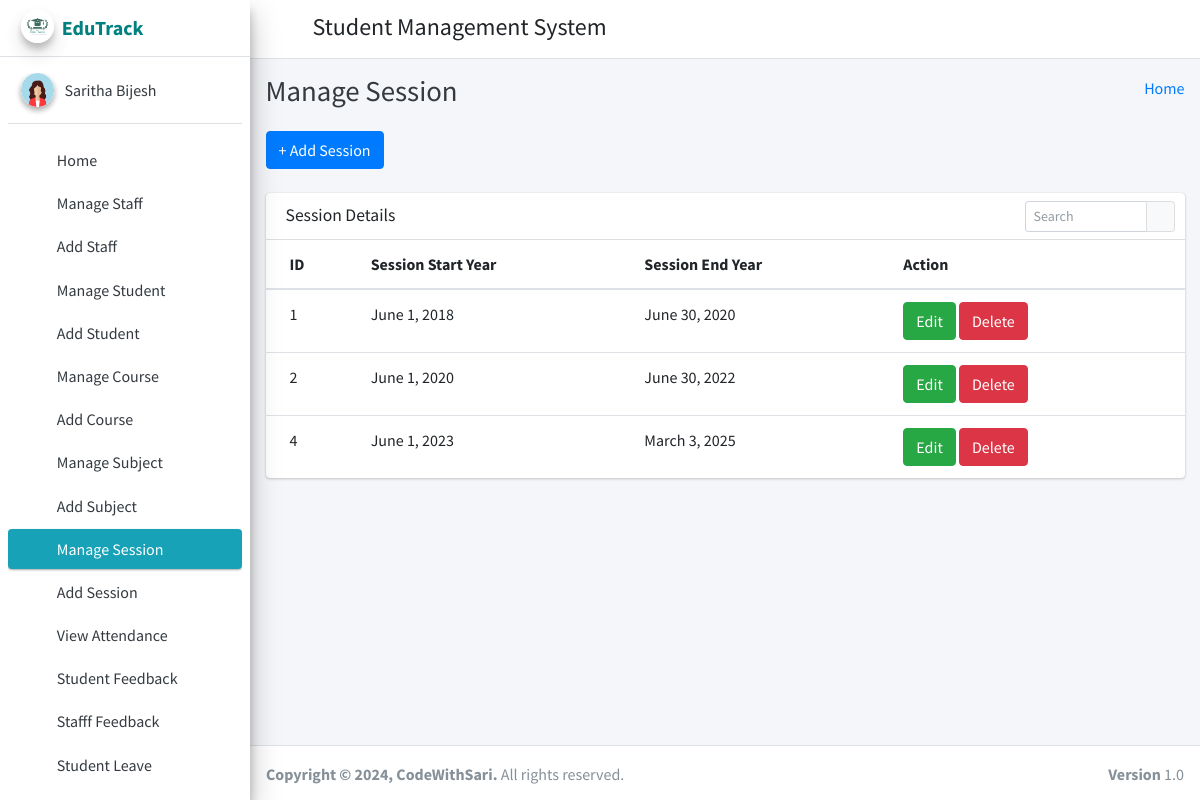
The page /manage_session/ (signed in) on the database its author committed.
### student_management_app/models.py (models this page shows)
class CustomUser(AbstractUser):
    user_type_data = ((1, "HOD"), (2, "Staff"), (3, "Student"))
    user_type = models.CharField(default=1, choices=user_type_data, max_length=10)

class SessionYearModel(models.Model):
    id = models.AutoField(primary_key=True)
    session_start_year = models.DateField()
    session_end_year = models.DateField()
    objects = models.Manager()

### student_management_app/HodViews.py (the view)
# urls.py: path('manage_session/', HodViews.manage_session, name="manage_session"),
def manage_session(request):
    session_years = SessionYearModel.objects.all()
    context = {
        "session_years": session_years
    }
    return render(request, "hod_template/manage_session_template.html", context)

### student_management_app/LoginCheckMiddleWare.py (called while the page is built, shortened)
    def process_view(self, request, view_func, view_args, view_kwargs):
        modulename = view_func.__module__
        user = request.user
        if user.is_authenticated:
            if user.user_type == "1":
                if modulename == "student_management_app.HodViews":
                    pass
                elif modulename == "student_management_app.views" or modulename == "django.views.static":
                    pass
                else:
                    return redirect("admin_home")
            else:
                return redirect("login")
        else:
            if request.path == reverse("login") or request.path == reverse("doLogin"):
                pass
            else:
                return redirect("login")

### student_management_app/templates/hod_template/manage_session_template.html (shortened to what this page needs)
{% extends 'hod_template/base_template.html' %}
{% block page_title %}
    Manage Session
{% endblock page_title %}
{% block main_content %}
{% load static %}
<section class="content">
        <div class="container-fluid">
            <a class="btn btn-primary" href="{% url 'add_session' %}" role="button">+ Add Session</a> <br/>&nbsp;
            <div class="row">
                <div class="col-md-12">
                    <div class="card">
                        <div class="card-header">
                            <h3 class="card-title">Session Details</h3>
                            <div class="card-tools">
                            <div class="input-group input-group-sm" style="width: 150px;">
                                <input type="text" name="table_search" class="form-control float-right" placeholder="Search">
                                <div class="input-group-append">
                                <button type="submit" class="btn btn-default"><i class="fas fa-search"></i></button>
                                </div>
                            </div>
                            </div>
                        </div>
                        <div class="card-body table-responsive p-0">
                            <table class="table table-hover text-nowrap">
                            <thead>
                                <tr>
                                <th>ID</th>
                                <th>Session Start Year</th>
                                <th>Session End Year</th>
                                <th>Action</th>
                                </tr>
                            </thead>
                            <tbody>
                                {% for session_year in session_years %}
                                <tr>
                                <td>{{ session_year.id }}</td>
                                <td>{{ session_year.session_start_year }}</td>
                                <td>{{ session_year.session_end_year }}</td>
                                <td>
                                    <a href="{% url 'edit_session' session_year.id %}" class="btn btn-success">Edit</a>
                                    <a href="{% url 'delete_session' session_year.id %}" class="btn btn-danger">Delete</a>
                                </td>
                                </tr>
                                {% endfor %}
                            </tbody>
                            </table>
                        </div>
                        </div>
                </div>
            </div>
        </div>
      </section>
  {% endblock main_content %}

### student_management_app/templates/hod_template/sidebar_template.html (shortened to what this page needs)
{% load static %}
<aside class="main-sidebar sidebar-light-info elevation-4">
      <a href="{% url 'admin_home' %}" class="brand-link">
        <img src="{% static 'dist/img/edutracklogo.jpeg' %}" alt="EduTrackLogo" class="brand-image img-circle elevation-3"
            style="opacity: .8">
        <span class="brand-text font-weight-bold" style="color: teal;">EduTrack</span>
      </a>
      <div class="sidebar">
        <div class="user-panel mt-3 pb-3 mb-3 d-flex">
          <div class="image">
            <img src="{% static 'dist/img/profpicgirl1.png' %}" class="img-circle elevation-2" alt="User Image">
          </div>
          <div class="info">
            <a href="{% url 'admin_profile' %}" class="d-block">{{ user.first_name }} {{ user.last_name }}</a>
          </div>
        </div>
        <nav class="mt-2">
          <ul class="nav nav-pills nav-sidebar flex-column" data-widget="treeview" role="menu" data-accordion="false">
            <li class="nav-item">
              {% url 'admin_home' as admin_home %}
              <a href="{{ admin_home }}" class="nav-link {% if request.path == admin_home %} active {% endif %}">
                <i class="nav-icon fas fa-tachometer-alt"></i>
                <p>
                  Home
                </p>
              </a>
            </li>
            <li class="nav-item">
              {% url 'manage_staff' as manage_staff %}
              {% url 'edit_staff' staff_id=id as edit_staff %}
              <a href="{{ manage_staff }}" class="nav-link {% if request.path == manage_staff %} active {% endif %} {% if request.path == edit_staff %} active {% endif %}">
                <i class="nav-icon fas fa-chalkboard-teacher"></i>
                <p>
                  Manage Staff
                </p>
              </a>
            </li>
            <li class="nav-item">
              {% url 'add_staff' as add_staff %}
              <a href="{{ add_staff }}" class="nav-link {% if request.path == add_staff %} active {% endif %}">
                <i class="nav-icon fas fa-th"></i>
                <p>
                  Add Staff
                </p>
              </a>
            </li>
            <li class="nav-item">
              {% url 'manage_student' as manage_student %}
              {% url 'edit_student' student_id=id as edit_student %}
              <a href="{{ manage_student }}" class="nav-link {% if request.path == manage_student %} active {% endif %} {% if request.path == edit_student %} active {% endif %}">
                <i class="nav-icon fas fa-user-graduate"></i>
                <p>
                  Manage Student
                </p>
              </a>
            </li>
            <li class="nav-item">
              {% url 'add_student' as add_student %}
              <a href="{{ add_student }}" class="nav-link {% if request.path == add_student %} active {% endif %}">
                <i class="nav-icon fas fa-th"></i>
                <p>
                  Add Student
                </p>
              </a>
            </li>
            <li class="nav-item">
              {% url 'manage_course' as manage_course %}
              {% url 'edit_course' course_id=id as edit_course %}
              <a href="{{ manage_course }}" class="nav-link {% if request.path == manage_course %} active {% endif %} {% if request.path == edit_course %} active {% endif %}">
                <i class="nav-icon fas fa-chalkboard"></i>
                <p>
                  Manage Course
                </p>
              </a>
            </li>
            <li class="nav-item">
            {% url 'add_course' as add_course %}
              <a href="{{ add_course }}" class="nav-link {% if request.path == add_course %} active {% endif %}">
                <i class="nav-icon fas fa-th"></i>
                <p>
                  Add Course
                </p>
              </a>
            </li>
            <li class="nav-item">
              {% url 'manage_subject' as manage_subject %}
              {% url 'edit_subject' subject_id=id as edit_subject %}
              <a href="{{ manage_subject }}" class="nav-link {% if request.path == manage_subject %} active {% endif %} {% if request.path == edit_subject %} active {% endif %}">
                <i class="nav-icon fas fa-book"></i>
                <p>
                  Manage Subject
                </p>
              </a>
            </li>
            <li class="nav-item">
              {% url 'add_subject' as add_subject %}
              <a href="{{ add_subject }}" class="nav-link {% if request.path == add_subject %} active {% endif %}">
                <i class="nav-icon fas fa-th"></i>
                <p>
                  Add Subject
                </p>
              </a>
            </li>
            <li class="nav-item">
              {% url 'manage_session' as manage_session %}
              {% url 'edit_session' session_id=id as edit_session %}
              <a href="{{ manage_session }}" class="nav-link {% if request.path == manage_session %} active {% endif %} {% if request.path == edit_session %} active {% endif %}">
                <i class="nav-icon fas fa-graduation-cap"></i>
                <p>
                  Manage Session
                </p>
              </a>
            </li>
            <li class="nav-item">
              {% url 'add_session' as add_session %}
              <a href="{{ add_session }}" class="nav-link {% if request.path == add_session %} active {% endif %}">
                <i class="nav-icon fas fa-th"></i>
                <p>
                  Add Session
                </p>
              </a>
            </li>
            <li class="nav-item">
              {% url 'admin_view_attendance' as admin_view_attendance %}
              <a href="{{ admin_view_attendance }}" class="nav-link {% if request.path == admin_view_attendance %} active {% endif %}">
                <i class="nav-icon fas fa-calendar-alt"></i>
                <p>
                  View Attendance
                </p>
              </a>
            </li>
            <li class="nav-item">
              {% url 'student_feedback_message' as student_feedback_message %}
              <a href="{{ student_feedback_message }}" class="nav-link {% if request.path == student_feedback_message %} active {% endif %}">
                <i class="nav-icon fas fa-th"></i>
                <p>
                  Student Feedback
                </p>
              </a>
            </li>
            <li class="nav-item">
              {% url 'staff_feedback_message' as staff_feedback_message %}
              <a href="{{ staff_feedback_message }}" class="nav-link {% if request.path == staff_feedback_message %} active {% endif %}">
                <i class="nav-icon fas fa-th"></i>
                <p>
                  Stafff Feedback
                </p>
              </a>
            </li>
            <li class="nav-item">
              {% url 'student_leave_view' as student_leave_view %}
              <a href="{{ student_leave_view }}" class="nav-link {% if request.path == student_leave_view %} active {% endif %}">
                <i class="nav-icon fas fa-th"></i>
                <p>
                  Student Leave
                </p>
              </a>
            </li>
            <li class="nav-item">
              {% url 'staff_leave_view' as staff_leave_view %}
              <a href="{{ staff_leave_view }}" class="nav-link {% if request.path == staff_leave_view %} active {% endif %}">
                <p>
                </p>
              </a>
            </li>
          </ul>
        </nav>
      </div>
    </aside>

### rows shown on the page
CustomUser: first_name "Saritha", last_name "Bijesh"
SessionYearModel: id "1", session_start_year "June 1, 2018", session_end_year "June 30, 2020"
SessionYearModel: id "2", session_start_year "June 1, 2020", session_end_year "June 30, 2022"
SessionYearModel: id "4", session_start_year "June 1, 2023", session_end_year "March 3, 2025"
